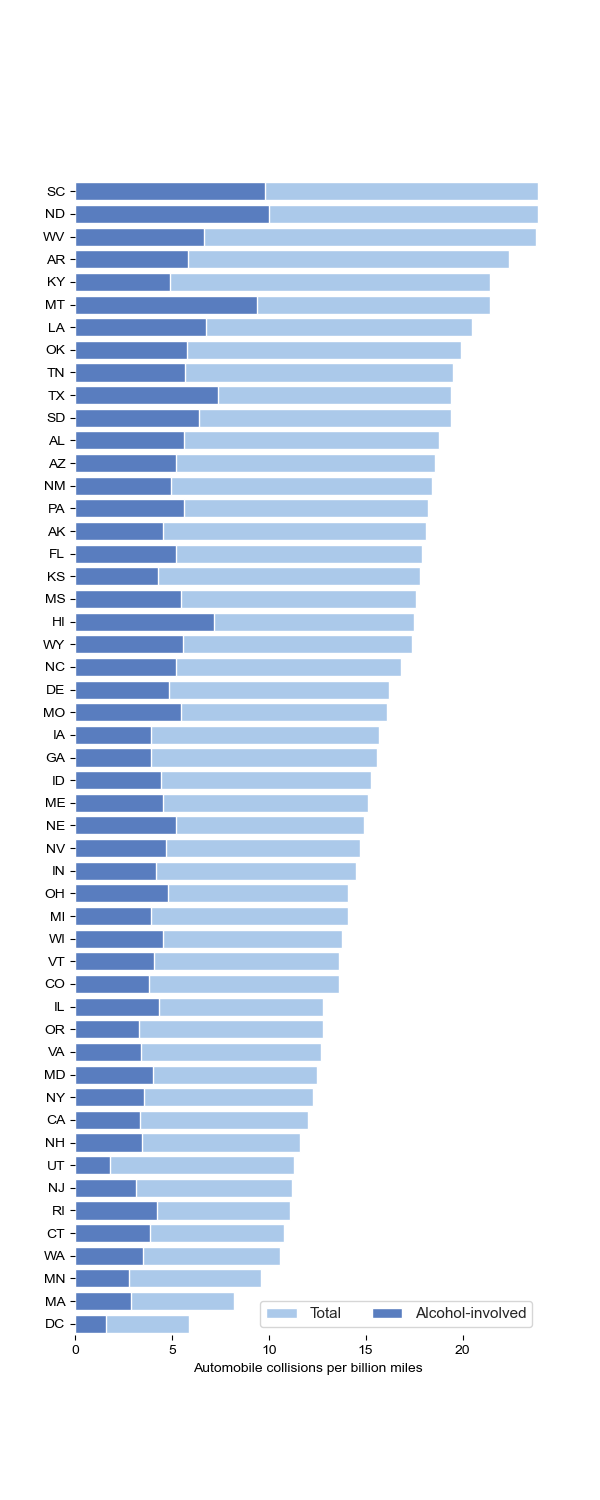

This figure's Python source:
# 引入所需库
import seaborn as sns
import matplotlib.pyplot as plt


# 设置图大小
f, ax = plt.subplots(figsize=(6, 15))
# 将主题设置为白色网格风格
sns.set_theme(style="whitegrid")

# 加载示例数据集
crashes = sns.load_dataset("car_crashes").sort_values("total", ascending=False)

# 将颜色代码设置为"pastel"
sns.set_color_codes("pastel")
# 绘制第一个条形图
sns.barplot(x="total", y="abbrev", data=crashes,
            label="Total", color="b")

# 将颜色代码设置为"muted"
sns.set_color_codes("muted")
# 绘制第二个条形图
sns.barplot(x="alcohol", y="abbrev", data=crashes,
            label="Alcohol-involved", color="b")

# 添加图例
ax.legend(ncol=2, loc="lower right", frameon=True)
# 置x轴和y轴的范围和标签
ax.set(xlim=(0, 24), ylabel="",
       xlabel="Automobile collisions per billion miles")
# 将左侧和底部边框去除
sns.despine(left=True, bottom=True)

plt.show()
